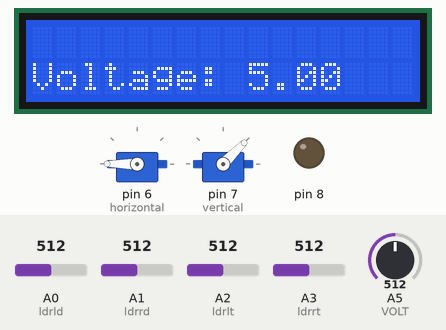
Simulated run of this sketch. Board: Arduino Uno, built with avr-gcc and run on an emulated ATmega328P. On the bench: 16×2 character LCD, 2 × servo, output pins drawn as LEDs (lit = HIGH). The test bench sets the inputs (shaded band); at power-on: A0 (ldrld) = 512, A1 (ldrrd) = 512, A2 (ldrlt) = 512, A3 (ldrrt) = 512, A5 (VOLT) = 512. What the sketch prints to the serial monitor is not drawn.

Above: at 3.2 s.
3.3 s: A0 (ldrld) set to 598
6.3 s: A0 (ldrld) set to 631
At 6.79 s:
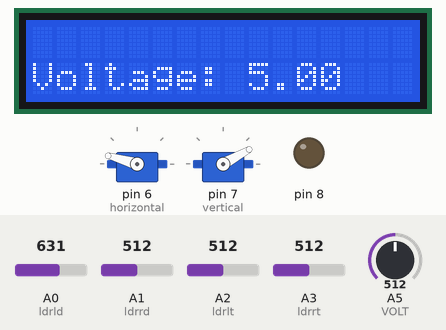
At 7.4 s:
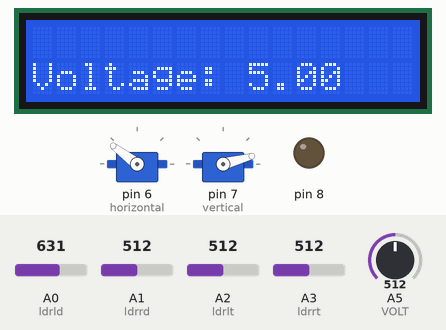
8.7 s: A1 (ldrrd) set to 299
At 10.0 s:
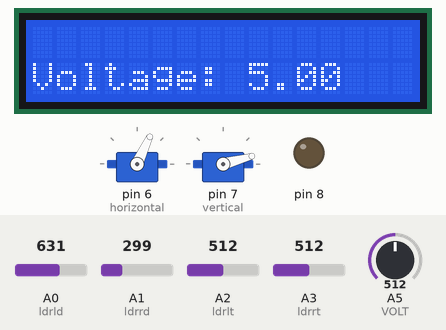
11.1 s: A1 (ldrrd) set to 285
At 13.8 s:
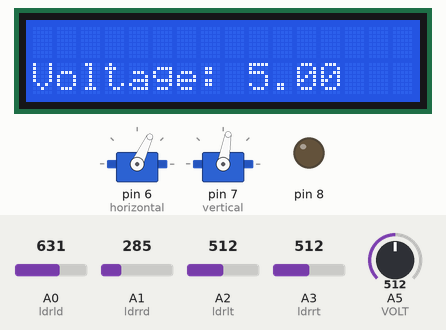
14.1 s: A2 (ldrlt) set to 312
15.6 s: A2 (ldrlt) set to 296
Timing chart, 0 to 32.6 s (numbered marks = the images above; inputs shaded):
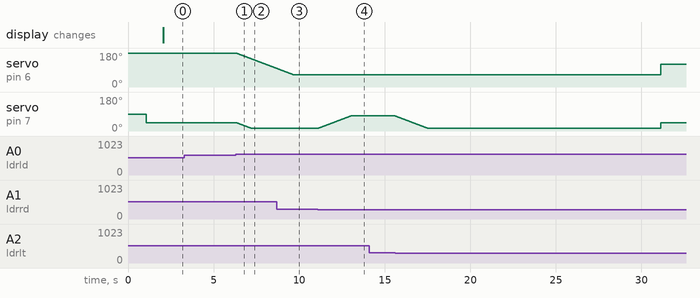

Measured:
- the behaviour switches between 613 and 614 on A0 (ldrld) (found by bisection; images 0 and 1)
- the behaviour switches between 293 and 292 on A1 (ldrrd) (found by bisection; images 3 and 4)
- after the input at 3.3 s, every drawn part: stays the same
- after the input at 6.3 s, servo on pin 6 (horizontal): moves from 180° to 98° over 2.4 s, starting at once; servo on pin 7 (vertical): moves from 45° to 15° over 0.84 s, starting at once
- after the input at 11.1 s, servo on pin 7 (vertical): moves from 15° to 80° over 1.9 s, starting at once
- after the input at 14.1 s, every drawn part: stays the same

The sketch:

solar_tracker.ino
```cpp
#include <Servo.h> // include Servo library
#include<LiquidCrystal.h>
#define VOLT A5

LiquidCrystal lcd(12, 11, 5, 4, 3, 2);

// 180 horizontal MAX
Servo horizontal; // horizontal servo
int servoh = 180;   // 90;     // stand horizontal servo

int servohLimitHigh = 180;
int servohLimitLow = 65;

// 65 degrees MAX
Servo vertical;   // vertical servo
int servov = 45;    //   90;     // stand vertical servo

int x=0; // Wiper Timer

int servovLimitHigh = 80;
int servovLimitLow = 15;

Servo wiper;
int servow=0; // Wiper Servo

// LDR pin connections
//  name  = analogpin;
int ldrlt = 2; //LDR down left - BOTTOM LEFT    <--- BDG
int ldrrt = 3; //LDR down rigt - BOTTOM RIGHT
int ldrld = 0; //LDR top left - TOP LEFT
int ldrrd = 1; //ldr top rigt - TOP RIGHT

int temp1;
float volts;

void setup()
{
  Serial.begin(9600);
// servo connections
// name.attacht(pin);
  // Attach two 4.7k's in parallel. Use Voltage Divider Circuit.
  pinMode(8, OUTPUT);
  analogWrite(8, 25);
  lcd.begin(16, 2);
  horizontal.attach(6);
  vertical.attach(7);
  //wiper.attach(8);
  horizontal.write(180);
  delay(1000);
  vertical.write(45);
  delay(1000);
  wiper.write(180);
}

void loop()
{
  int lt = analogRead(ldrlt); // down left
  int rt = analogRead(ldrrt); // down right
  int ld = analogRead(ldrld); // top left
  int rd = analogRead(ldrrd); // top rigt

  // int dtime = analogRead(4)/20; // read potentiometers
  // int tol = analogRead(5)/4;
  int dtime = 10;
  int tol = 50;

  int avt = (lt + rt) / 2; // average value top
  int avd = (ld + rd) / 2; // average value down
  int avl = (lt + ld) / 2; // average value left
  int avr = (rt + rd) / 2; // average value right

  int dvert = avt - avd; // check the diffirence of up and down
  int dhoriz = avl - avr;// check the diffirence og left and rigt

//  Serial,print(lt);
  Serial.print(avt);
  Serial.print(" ");
  Serial.print(avd);
  Serial.print(" ");
  Serial.print(avl);
  Serial.print(" ");
  Serial.print(avr);
  Serial.print("   ");
  Serial.print(dtime);
  Serial.print("   ");
  Serial.print(tol);
  Serial.println(" ");

 voltmeasure();


  if (-1*tol > dvert || dvert > tol) // check if the diffirence is in the tolerance else change vertical angle
  {
  if (avt > avd)
  {
    servov = ++servov;
     if (servov > servovLimitHigh)
     {
      servov = servovLimitHigh;
     }
  }
  else if (avt < avd)
  {
    servov= --servov;
    if (servov < servovLimitLow)
  {
    servov = servovLimitLow;
  }
  }
  vertical.write(servov);
  }

  if (-1*tol > dhoriz || dhoriz > tol) // check if the diffirence is in the tolerance else change horizontal angle
  {
  if (avl > avr)
  {
    servoh = --servoh;
    if (servoh < servohLimitLow)
    {
    servoh = servohLimitLow;
    }
  }
  else if (avl < avr)
  {
    servoh = ++servoh;
     if (servoh > servohLimitHigh)
     {
     servoh = servohLimitHigh;
     }
  }
  else if (avl = avr)
  {
    // nothing
  }
  horizontal.write(servoh);
  }


   delay(dtime);

   x+=dtime;

   if(x==10000)
   {
    x = wiperfunc();
   }
}

int wiperfunc()
{
  servow = 180;
  horizontal.write(120);
  vertical.write(45);
  wiper.write(180);
  // voltmeasure();
  int i;

  for(i=0;i<=180;i++)
  {
   servow= --servow;
   wiper.write(servow);
   delay(100);
   }

   for(i=180;i>=0;i--)
   {
   servow = ++servow;
   wiper.write(servow);
   delay(100);
   }
   return 0;
   }

int voltmeasure()
{
  lcd.setCursor(0,1);
  temp1=analogRead(VOLT);
  volts= (temp1/511.5)*5;
  lcd.print("Voltage: ");
  lcd.print(volts);
  return 0;
}
```
